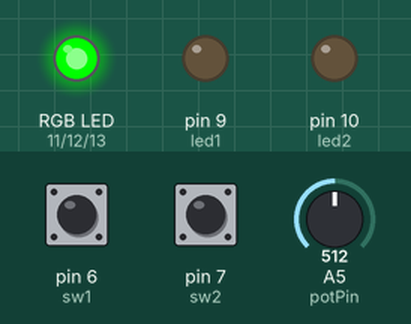
Recording of a sketch running on a simulated Arduino Uno, built with avr-gcc and run on an emulated ATmega328P. Parts: an RGB LED mixed from three pins (HIGH = lit), output pins drawn as LEDs (lit = HIGH). The inputs (shaded band) are chosen by the test bench; at power-on: A5 (potPin) = 512, pin 6 (sw1) HIGH, pin 7 (sw2) HIGH.

Above: at 1.2 s.
1.3 s: A5 (potPin) set to 306
At 1.9 s:
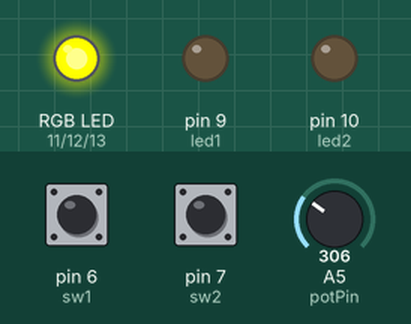
3.0 s: A5 (potPin) set to 900
At 4.2 s:
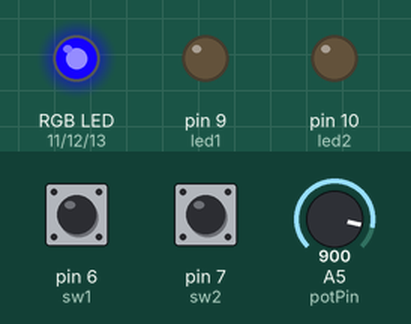
4.9 s: pin 6 (sw1) pulled LOW for 0.15 s
At 4.97 s:
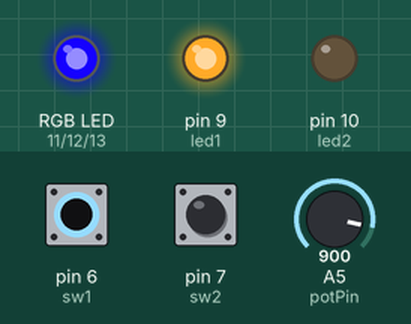
6.5 s: pin 7 (sw2) pulled LOW for 0.15 s
At 6.57 s:
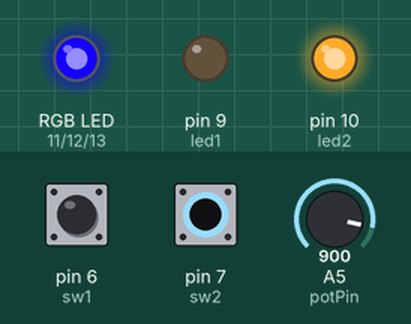
8.1 s: A5 (potPin) set to 1023
At 8.8 s:
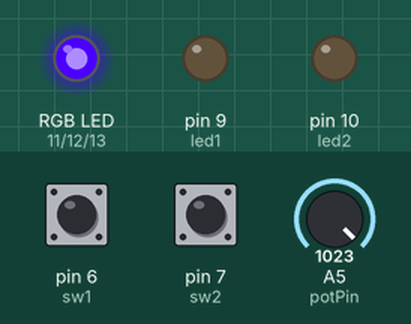
9.9 s: pin 6 (sw1) pulled LOW for 1 s
At 10.7 s:
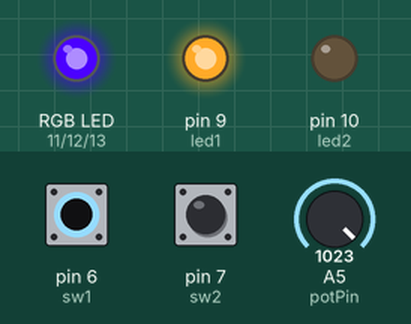
Timing chart, 0 to 12.9 s (numbered marks = the images above; inputs shaded):
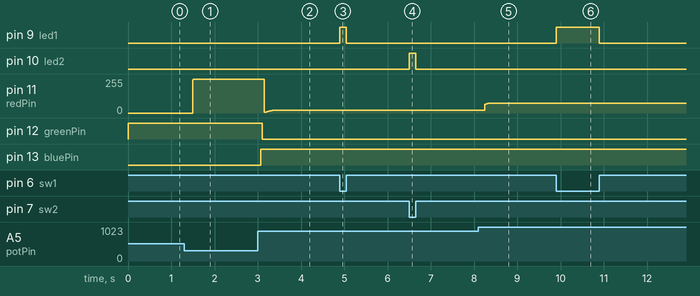

The sketch:

Switch_Poten_LED.ino
```cpp
// 택트 스위치(sw1, sw2)으로 단색 LED(led1, led2) 제어.
// 가변저항(Poten)으로 RGB LED 제어.

const int potPin = A5;

// RGB LED 모듈
const int redPin = 11;
const int greenPin = 12;
const int bluePin = 13;

// 택트 스위치
const int sw1 = 6;
const int sw2 = 7;

// 단색 LED
const int led1 = 9;
const int led2 = 10;

// 공통 음극형: false, 공통 양극형: true
const bool commonAnode = false;

// 빨, 주, 노, 초, 파, 남, 보
const int colors[7][3] = {
  {255,   0,   0},
  {255,  140,   0},
  {255, 255,   0},
  {  0, 205,   0},
  {  0, 191, 255},
  {  0,   0, 139},
  { 75,   0, 130}
};

float filteredPot;
float currentColor[3];

unsigned long lastUpdate = 0;

void setup() {
  pinMode(redPin, OUTPUT);
  pinMode(greenPin, OUTPUT);
  pinMode(bluePin, OUTPUT);

  pinMode(sw1, INPUT_PULLUP);
  pinMode(sw2, INPUT_PULLUP);

  pinMode(led1, OUTPUT);
  pinMode(led2, OUTPUT);

  filteredPot = analogRead(potPin);

  for (int i = 0; i < 3; i++) {
    currentColor[i] = getTargetColor(i);
  }

  writeColor();
}

void loop() {
  // 버튼을 누르는 동안 단색 LED 켜기
  digitalWrite(led1, digitalRead(sw1) == LOW ? HIGH : LOW);
  digitalWrite(led2, digitalRead(sw2) == LOW ? HIGH : LOW);

  // RGB는 5ms마다 갱신
  unsigned long now = millis();

  if (now - lastUpdate >= 5) {
    lastUpdate = now;

    // 가변저항 입력의 흔들림 완화
    filteredPot += (analogRead(potPin) - filteredPot) * 0.08f;

    // 목표 색상까지 서서히 이동
    for (int i = 0; i < 3; i++) {
      float target = getTargetColor(i);
      currentColor[i] += (target - currentColor[i]) * 0.12f;
    }

    writeColor();
  }
}

// 가변저항 위치에 해당하는 색상 계산
float getTargetColor(int channel) {
  float position = filteredPot * 6.0f / 1023.0f;
  int section = (int)position;

  if (section >= 6) {
    return colors[6][channel];
  }

  float ratio = position - section;

  return colors[section][channel]
       + (colors[section + 1][channel] - colors[section][channel])
       * ratio;
}

void writeColor() {
  int red   = constrain((int)(currentColor[0] + 0.5f), 0, 255);
  int green = constrain((int)(currentColor[1] + 0.5f), 0, 255);
  int blue  = constrain((int)(currentColor[2] + 0.5f), 0, 255);

  if (commonAnode) {
    red = 255 - red;
    green = 255 - green;
    blue = 255 - blue;
  }

  analogWrite(redPin, red);
  analogWrite(greenPin, green);
  analogWrite(bluePin, blue);
}
```

Measured:
- after the input at 1.3 s, pin 11 (redPin): 0/255 → 255/255 after 0.20 s
- after the input at 3.0 s, pin 12 (greenPin): HIGH → LOW after 0.11 s; pin 13 (bluePin): LOW → HIGH after 0.07 s
- after the input at 4.9 s, pin 9 (led1): LOW → HIGH at once, → LOW 0.15 s later
- after the input at 6.5 s, pin 10 (led2): LOW → HIGH at once, → LOW 0.15 s later
- after the input at 8.1 s, pin 11 (redPin): moves from 21/255 to 75/255 over 0.19 s, starting after 0.15 s
- after the input at 9.9 s, pin 9 (led1): LOW → HIGH at once, → LOW 1.0 s later
